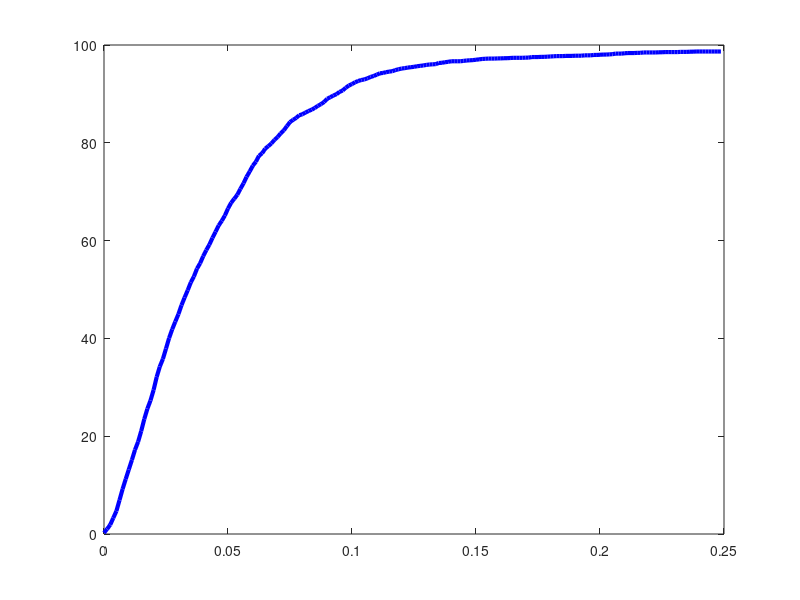

Here is the MATLAB script that generated this plot:
plot([0.000000 0.001250 0.002500 0.003750 0.005000 0.006250 0.007500 0.008750 0.010000 0.011250 0.012500 0.013750 0.015000 0.016250 0.017500 0.018750 0.020000 0.021250 0.022500 0.023750 0.025000 0.026250 0.027500 0.028750 0.030000 0.031250 0.032500 0.033750 0.035000 0.036250 0.037500 0.038750 0.040000 0.041250 0.042500 0.043750 0.045000 0.046250 0.047500 0.048750 0.050000 0.051250 0.052500 0.053750 0.055000 0.056250 0.057500 0.058750 0.060000 0.061250 0.062500 0.063750 0.065000 0.066250 0.067500 0.068750 0.070000 0.071250 0.072500 0.073750 0.075000 0.076250 0.077500 0.078750 0.080000 0.081250 0.082500 0.083750 0.085000 0.086250 0.087500 0.088750 0.090000 0.091250 0.092500 0.093750 0.095000 0.096250 0.097500 0.098750 0.100000 0.101250 0.102500 0.103750 0.105000 0.106250 0.107500 0.108750 0.110000 0.111250 0.112500 0.113750 0.115000 0.116250 0.117500 0.118750 0.120000 0.121250 0.122500 0.123750 0.125000 0.126250 0.127500 0.128750 0.130000 0.131250 0.132500 0.133750 0.135000 0.136250 0.137500 0.138750 0.140000 0.141250 0.142500 0.143750 0.145000 0.146250 0.147500 0.148750 0.150000 0.151250 0.152500 0.153750 0.155000 0.156250 0.157500 0.158750 0.160000 0.161250 0.162500 0.163750 0.165000 0.166250 0.167500 0.168750 0.170000 0.171250 0.172500 0.173750 0.175000 0.176250 0.177500 0.178750 0.180000 0.181250 0.182500 0.183750 0.185000 0.186250 0.187500 0.188750 0.190000 0.191250 0.192500 0.193750 0.195000 0.196250 0.197500 0.198750 0.200000 0.201250 0.202500 0.203750 0.205000 0.206250 0.207500 0.208750 0.210000 0.211250 0.212500 0.213750 0.215000 0.216250 0.217500 0.218750 0.220000 0.221250 0.222500 0.223750 0.225000 0.226250 0.227500 0.228750 0.230000 0.231250 0.232500 0.233750 0.235000 0.236250 0.237500 0.238750 0.240000 0.241250 0.242500 0.243750 0.245000 0.246250 0.247500 0.248750 ], [0.234742 1.017214 1.877934 3.286385 4.694836 6.924883 9.194053 11.228482 13.184664 15.140845 17.214397 18.857590 21.048513 23.513302 25.625978 27.308294 29.460094 32.120501 34.233177 35.798122 37.910798 40.062598 41.862285 43.427230 44.953052 46.791862 48.356808 49.843505 51.447574 52.660407 54.264476 55.359937 56.807512 58.059468 59.194053 60.563380 61.815336 63.106416 64.045383 65.140845 66.549296 67.723005 68.544601 69.366197 70.579030 71.713615 73.043818 74.139280 75.312989 76.134585 77.347418 77.856025 78.794992 79.303599 79.890454 80.594679 81.181534 81.924883 82.550861 83.411581 84.233177 84.702660 85.093897 85.641628 85.837246 86.189358 86.502347 86.776213 87.128326 87.558685 87.910798 88.341158 89.006260 89.319249 89.671362 89.945227 90.414710 90.688576 91.275430 91.705790 92.018779 92.370892 92.644757 92.840376 92.957746 93.192488 93.466354 93.661972 93.935837 94.209703 94.287950 94.444444 94.561815 94.640063 94.874804 95.031299 95.187793 95.266041 95.383412 95.461659 95.539906 95.657277 95.735524 95.813772 95.931142 96.009390 96.048513 96.087637 96.322379 96.361502 96.478873 96.557121 96.674491 96.674491 96.674491 96.674491 96.752739 96.830986 96.870110 96.909233 96.987480 97.065728 97.143975 97.183099 97.222222 97.222222 97.222222 97.261346 97.261346 97.300469 97.300469 97.339593 97.378717 97.378717 97.378717 97.378717 97.417840 97.417840 97.535211 97.535211 97.535211 97.574335 97.574335 97.613459 97.652582 97.691706 97.730829 97.730829 97.730829 97.769953 97.769953 97.769953 97.809077 97.809077 97.809077 97.887324 97.887324 97.887324 97.965571 97.965571 98.004695 98.043818 98.043818 98.082942 98.122066 98.239437 98.239437 98.239437 98.317684 98.356808 98.356808 98.356808 98.395931 98.395931 98.474178 98.474178 98.474178 98.474178 98.474178 98.513302 98.513302 98.552426 98.552426 98.552426 98.552426 98.552426 98.591549 98.591549 98.591549 98.630673 98.630673 98.669797 98.669797 98.669797 98.669797 98.669797 98.669797 98.669797 98.669797 98.669797 ], '-b', 'LineWidth', 3);